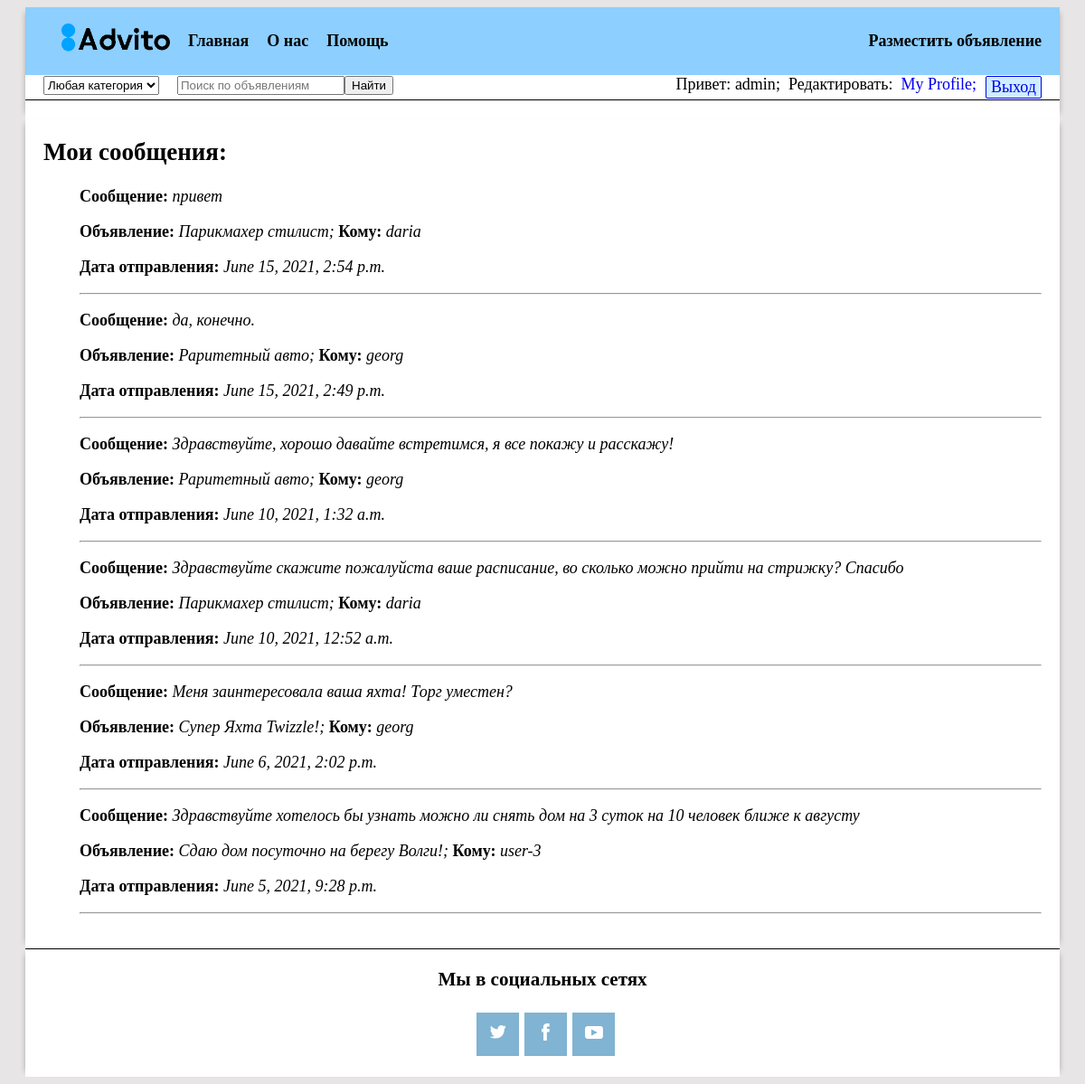
Screenshot of /advito/1/profile/messages/ (signed in) with the database file from the repository.
### advito/models.py (models this page shows, shortened)
class Message(models.Model):
    author = models.ForeignKey(Profile, on_delete=models.CASCADE, verbose_name="Автор сообщения")
    to_whom = models.ForeignKey(User, on_delete=models.CASCADE, verbose_name="Кому сообщение")
    in_post = models.ForeignKey(Post, on_delete=models.CASCADE, null=True)
    text = models.TextField(verbose_name="Сообщение", blank=True, max_length=300)
    date_pub = models.DateTimeField(default=timezone.now, verbose_name="Дата создания")
    date_edit = models.DateTimeField(default=timezone.now, verbose_name="Дата редактирования")

class Post(models.Model):
    author = models.ForeignKey(User, on_delete=models.CASCADE)
    category = models.ForeignKey(CategoryPost, on_delete=models.CASCADE, verbose_name="Категория", related_name='category')
    price = models.FloatField(verbose_name="Цена", blank=True)
    name_descript = models.CharField(max_length=200,  blank=True, verbose_name="Название объявления")
    description = models.TextField(max_length=1000, blank=True, verbose_name="Описание объявления")
    image = models.ImageField(upload_to=user_directory_path, verbose_name="Фото объявления")
    date_pub = models.DateTimeField(default=timezone.now, verbose_name="Дата объявления")
    date_edit = models.DateTimeField(default=timezone.now, verbose_name="Дата редактирования")
    class Meta:
        ordering=['-date_pub']

### advito/views_auth.py (the view)
# urls.py: path('<int:user_id>/profile/messages/', views_auth.ProfileMessageView.as_view(), name='profile_message'),
class ProfileMessageView(ListView):
    model = Message
    categories = CategoryPost.objects.all()
    template_name = 'my_auth/profile_message.html'
    extra_context = {'categories':categories, }
    context = {}
    def get(self, request, *args, **kwargs):
        profile_id = request.user.user_profile.id
        if self.request.user.is_authenticated:
            messages = Message.objects.filter(
                author=profile_id,
                date_pub__year=2021
            ).order_by('-date_pub')
            self.context['messages'] = messages
        return render(request, self.template_name, self.context)

### advito/templates/my_auth/profile_message.html (shortened to what this page needs)
{% extends 'base.html' %}
{% block content %}
  <div class="profile-messages">
    <h1>Мои сообщения:</h1>
    {% if messages %}
      <ul class="prof-messages">
        {% for message in messages %}
          <li class="message">
          <p class="message__name">Сообщение: <i class="message__name_text">{{ message.text }}</i></p>
            <p class="message__name">Объявление: <i class="message__name_text">{{ message.in_post.name_descript }};</i>
            Кому: <i class="message__name_text">{{ message.to_whom }}</i></p>
            <p class="message__name">Дата отправления: <i class="message__name_text">{{ message.date_pub }}</i></p>
          </li>
          <hr>
        {% endfor %}
      </ul>
    {% else %}
      <i>Пока сообщений нет</i>
    {% endif %}
  </div>
{% endblock  %}

### templates/base.html (shortened to what this page needs)
{% load static %}
<!DOCTYPE html>
<html lang="en">
  <head>
    <link rel="stylesheet" type="text/css" href="{% static 'css/common.css' %}">
    <link rel="stylesheet" type="text/css" href="{% static 'css/style.css' %}">
  </head>
  <body>
    <header class="container-back">
      <div class="container">
        <nav class="navigation">
          <div class="container-nav">
            <div class="navbar">
              <ul class="navbar-nav">
                <li class="nav-item">
                <a class="logo" href="{% url 'advito:index' %}">
                  <img class="logo__img" src="{% static 'img/icon.png' %}" alt="Иконка сайта">
                </a>
                </li>
                <li class="nav-item">
                  <a class="nav-link" aria-current="page" href="{% url 'advito:index' %}">Главная</a>
                </li>
                <li class="nav-item">
                  <a class="nav-link" href="#">О нас</a>
                </li>
                <li class="nav-item">
                  <a class="nav-link" href="/advito/support/">Помощь</a>
                </li>
              </ul>
            </div>
          </div>
          <div class="navbar">
            <ul class="navbar-nav">
              {% if not user.is_authenticated %}
                <li class="nav-item">
                  <a class="nav-link" href="{% url 'advito:login' %}">Вход</a>
                </li>
                <li class="nav-item">
                  <a class="nav-link" href="{% url 'advito:signup' %}">Зерегистрироваться</a>
                </li>
                {% else %}
                <li class="nav-item">
                  <a class="nav-link" href="{% url 'advito:post_create' %}">Разместить объявление</a>
                </li>
                {% endif %}
            </ul>
          </div>
        </nav>
        <div class="index-form" data-marker="search-form">
          <div class="category">
            <div class="category-select">
              <select name="category_id" class="select" style="height: 21px;">
                <option>
                  <a href="{% url 'advito:index' %}">Любая категория</a>
                </option>
              </select>
            </div>
          </div>
          <div class="form">
            <input type="text" placeholder="Поиск по объявлениям" maxlength="100" class="suggest">
          </div>
          <div class="form-button">
            <button class="button-element">
              <span class="button-text">Найти</span>
            </button>
          </div>
          <div class="username">
            <span> Привет:&nbsp</span>
            {% if not user.is_authenticated %}
              <span> Незнакомец(ка)</span>
            {% else %}
            <span>{{ user }};</span>
              <span>&nbsp Редактировать: &nbsp</span>
              <a class="profile__href" href="{% url 'advito:profile' user.id %}">My Profile;</a>
              <a class="profile-exit__href" href="{% url 'advito:logout' %}">Выход</a>
            {% endif %}
          </div>
        </div>
    </div>
  </header>
    <main class="container-back">
      <section class="section container">
        {% block content %}{% endblock  %}
      </section>
    </main>
    <footer class="container-back">
      <div class="footer container">
        <div class="footer-social">
          <h3> Мы в социальных сетях</h3>
          <ul class="footer-social__list">
            <li class="footer-social__item">
              <a class = "footer-social__link" href="https://twitter.com/">
              </a>
            </li>
            <li class="footer-social__item">
              <a class = "footer-social__link" href="https://www.facebook.com">
              </a>
            </li>
            <li class="footer-social__item">
              <a class="footer-social__link" href="https://www.youtube.com">
                <svg class="footer__logo-svg" width="20" height="14" viewBox="0 0 20 14" fill="none"
                  xmlns="http://www.w3.org/2000/svg">
                  <path d="M17.1 0H2.8C1.3 0 0 1.3 0 2.8V11.1C0 12.7 1.3 14 2.8 14H17.1C18.7
                  14 19.9 12.7 19.9 11.2V2.8C20 1.3 18.7 0 17.1 0ZM7 10.4V3.6L13.8 7L7 10.4Z"/>
                </svg>
              </a>
            </li>
          </ul>
        </div>
      </div>
    </footer>
  </body>
</html>

### static/css/common.css (style rules this page uses)
html { background-color: #E7E5E5; box-sizing: border-box; font-family: 'Times New Roman', serif; }
body { font-size: 18px; }
a { text-decoration: none; cursor: pointer; }
li { list-style-type: none }
img { max-width: 100%; }
.container-back { box-sizing: border-box; display: flex; width: 100%; margin: 0 auto; background-color: #E7E5E5; padding-left: 20px; padding-right: 20px; }
.container { width: 100%; max-width: 1200px; padding-bottom: 20px; margin: 0 auto; background-color:#FFFFFF; box-shadow: 6px 0px 6px -6px rgba(0,0,0,0.25), -6px 0px 6px -6px rgba(0,0,0,0.25); }
.navigation { display:flex; background-color: #8DCFFF; justify-content: space-between; }
.navbar { display: flex; }
.navbar-nav { display:flex; align-self: center; }
.nav-item { margin-right:20px; display: flex; }
.logo { width: 120px; }
.nav-link { align-self: center; font-weight: bold; color: #000000; }
.index-form { display:flex; border-bottom: solid 1px; }
.category, .form { margin-left: 20px; }
.username { display: flex; justify-content: flex-end; width: 100%; }
.profile-exit__href { background-color:#cfedff; border: solid 1px; border-radius: 2px; padding: 1px 5px 1px 5px; margin: 1px 20px 1px 10px; }
.footer { display: flex; border-top: solid 1px; }
.footer-social { margin: 0 auto; }
.footer-social__list { display: flex; margin: 0 auto; }
.footer-social__item { display: flex; background-color: #81B3D2; width: 47px; height: 48px; margin: 3px; cursor: pointer; }
.footer-social__link { margin: auto; display: block; }
.footer__logo-svg { fill: #FFFFFF; }
.message__name, .comment__name { font-weight: bold; }
.message__name_text, .comment__name_text { font-weight: initial; }

### static/css/style.css (style rules this page uses)
.section { box-sizing: border-box; padding-left: 20px; padding-right: 20px; padding-bottom: 20px; }

### rows the page displays
Message: text "привет", in_post.name_descript "Парикмахер стилист", to_whom "daria", date_pub "June 15, 2021, 2:54 p.m."
Message: text "да, конечно.", in_post.name_descript "Раритетный авто", to_whom "georg", date_pub "June 15, 2021, 2:49 p.m."
Message: text "Здравствуйте, хорошо давайте встретимся, я все покажу и расскажу!", in_post.name_descript "Раритетный авто", to_whom "georg", date_pub "June 10, 2021, 1:32 a.m."
Message: text "Здравствуйте скажите пожалуйста ваше расписание, во сколько можно прийти на стрижку? Спасибо", in_post.name_descript "Парикмахер стилист", to_whom "daria", date_pub "June 10, 2021, 12:52 a.m."
Message: text "Меня заинтересовала ваша яхта! Торг уместен?", in_post.name_descript "Супер Яхта Twizzle!", to_whom "georg", date_pub "June 6, 2021, 2:02 p.m."
Message: text "Здравствуйте хотелось бы узнать можно ли снять дом на 3 суток на 10 человек ближе к августу", in_post.name_descript "Сдаю дом посуточно на берегу Волги!", to_whom "user-3", date_pub "June 5, 2021, 9:28 p.m."

### other values shown
{{ user }} "admin"
